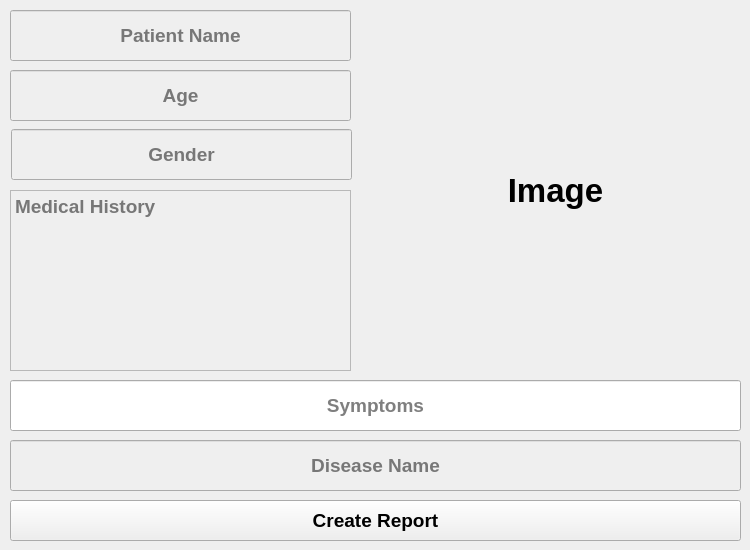
     <widget class="QWidget" name="reportDTab_2">
      <attribute name="title">
       <string>Report</string>
      </attribute>
      <widget class="QPushButton" name="createReport_2">
       <property name="geometry">
        <rect>
         <x>10</x>
         <y>500</y>
         <width>731</width>
         <height>41</height>
        </rect>
       </property>
       <property name="font">
        <font>
         <family>Arial</family>
         <pointsize>14</pointsize>
         <weight>75</weight>
         <bold>true</bold>
        </font>
       </property>
       <property name="cursor">
        <cursorShape>PointingHandCursor</cursorShape>
       </property>
       <property name="text">
        <string>Create Report</string>
       </property>
      </widget>
      <widget class="QLabel" name="image_6">
       <property name="enabled">
        <bool>true</bool>
       </property>
       <property name="geometry">
        <rect>
         <x>370</x>
         <y>10</y>
         <width>371</width>
         <height>361</height>
        </rect>
       </property>
       <property name="font">
        <font>
         <family>Arial</family>
         <pointsize>25</pointsize>
         <weight>75</weight>
         <bold>true</bold>
        </font>
       </property>
       <property name="layoutDirection">
        <enum>Qt::LeftToRight</enum>
       </property>
       <property name="autoFillBackground">
        <bool>true</bool>
       </property>
       <property name="text">
        <string>Image</string>
       </property>
       <property name="alignment">
        <set>Qt::AlignCenter</set>
       </property>
      </widget>
      <widget class="QLineEdit" name="showAge_4">
       <property name="enabled">
        <bool>false</bool>
       </property>
       <property name="geometry">
        <rect>
         <x>10</x>
         <y>70</y>
         <width>341</width>
         <height>51</height>
        </rect>
       </property>
       <property name="font">
        <font>
         <family>Arial</family>
         <pointsize>14</pointsize>
         <weight>75</weight>
         <bold>true</bold>
        </font>
       </property>
       <property name="alignment">
        <set>Qt::AlignCenter</set>
       </property>
       <property name="placeholderText">
        <string>Age</string>
       </property>
      </widget>
      <widget class="QLineEdit" name="showGender_2">
       <property name="enabled">
        <bool>false</bool>
       </property>
       <property name="geometry">
        <rect>
         <x>11</x>
         <y>129</y>
         <width>341</width>
         <height>51</height>
        </rect>
       </property>
       <property name="font">
        <font>
         <family>Arial</family>
         <pointsize>14</pointsize>
         <weight>75</weight>
         <bold>true</bold>
        </font>
       </property>
       <property name="alignment">
        <set>Qt::AlignCenter</set>
       </property>
       <property name="placeholderText">
        <string>Gender</string>
       </property>
      </widget>
      <widget class="QLineEdit" name="showPatientName_2">
       <property name="enabled">
        <bool>false</bool>
       </property>
       <property name="geometry">
        <rect>
         <x>10</x>
         <y>10</y>
         <width>341</width>
         <height>51</height>
        </rect>
       </property>
       <property name="font">
        <font>
         <family>Arial</family>
         <pointsize>14</pointsize>
         <weight>75</weight>
         <bold>true</bold>
        </font>
       </property>
       <property name="alignment">
        <set>Qt::AlignCenter</set>
       </property>
       <property name="placeholderText">
        <string>Patient Name</string>
       </property>
      </widget>
      <widget class="QLineEdit" name="diseaseName_4">
       <property name="enabled">
        <bool>false</bool>
       </property>
       <property name="geometry">
        <rect>
         <x>10</x>
         <y>440</y>
         <width>731</width>
         <height>51</height>
        </rect>
       </property>
       <property name="font">
        <font>
         <family>Arial</family>
         <pointsize>14</pointsize>
         <weight>75</weight>
         <bold>true</bold>
        </font>
       </property>
       <property name="text">
        <string/>
       </property>
       <property name="alignment">
        <set>Qt::AlignCenter</set>
       </property>
       <property name="placeholderText">
        <string>Disease Name</string>
       </property>
      </widget>
      <widget class="QLineEdit" name="symptoms_2">
       <property name="geometry">
        <rect>
         <x>10</x>
         <y>380</y>
         <width>731</width>
         <height>51</height>
        </rect>
       </property>
       <property name="font">
        <font>
         <family>Arial</family>
         <pointsize>14</pointsize>
         <weight>75</weight>
         <bold>true</bold>
        </font>
       </property>
       <property name="alignment">
        <set>Qt::AlignCenter</set>
       </property>
       <property name="placeholderText">
        <string>Symptoms</string>
       </property>
      </widget>
      <widget class="QTextEdit" name="medicalHistory_r_2">
       <property name="enabled">
        <bool>false</bool>
       </property>
       <property name="geometry">
        <rect>
         <x>10</x>
         <y>190</y>
         <width>341</width>
         <height>181</height>
        </rect>
       </property>
       <property name="font">
        <font>
         <family>Arial</family>
         <pointsize>14</pointsize>
         <weight>75</weight>
         <bold>true</bold>
        </font>
       </property>
       <property name="cursor" stdset="0">
        <cursorShape>IBeamCursor</cursorShape>
       </property>
       <property name="placeholderText">
        <string>Medical History</string>
       </property>
      </widget>
     </widget>
